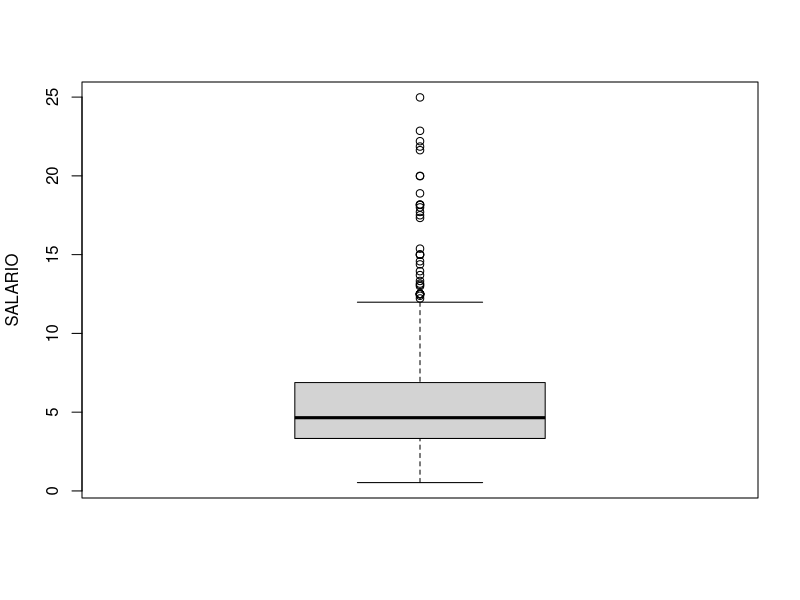
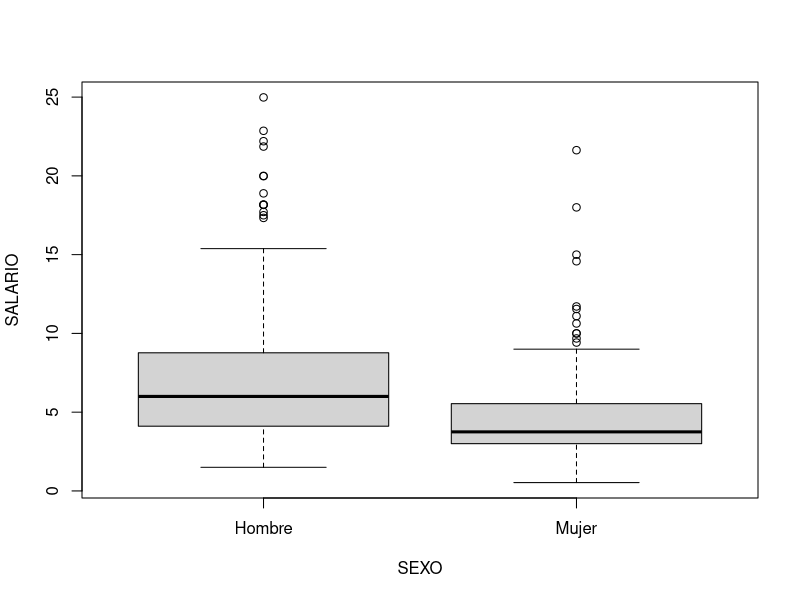

Recreate these plots in R, in order. (Note: this script raises an error after producing the figures.)
## ---- chunk 1
#| include: true
#| warning: false
#| message: false

# Lectura de librerías
library(tidyverse)
library(car)
# Lectura de datos
SAL_SEX <- read_csv("data/SAL_SEX.csv")
Boxplot(~SALARIO, data=SAL_SEX, main="", ylab="SALARIO", id=list(method = "none"))
class(SAL_SEX$MUJER)
SEXO <- factor(SAL_SEX$MUJER, labels=c("Hombre", "Mujer"))
summary(SEXO)
Boxplot(SALARIO~SEXO, data=SAL_SEX, ylab="SALARIO", id=list(method = "none"))
# Ecuación de salarios
summary(lm_SAL <- lm(log(SALARIO) ~ EDUC + EXPER , data = SAL_SEX))
# Gráficas parciales con diferenciación por sexo
scatterplot(log(SALARIO) ~ EDUC| SEXO, data=SAL_SEX, smooth=FALSE, boxplots=FALSE, ylab="Relación parcial log(Salario)/Educación")
scatterplot(log(SALARIO) ~ EXPER| SEXO, data=SAL_SEX, smooth=FALSE, boxplots=FALSE, ylab="Relación parcial log(Salario)/Experiencia")
# ¿Existe realmente diferenciación por sexos? (estadísticamente significativa)
summary(lm_SAL_h <- lm(log(SALARIO) ~ EDUC + EXPER , data = SAL_SEX[which(SAL_SEX$MUJER==0),]))
summary(lm_SAL_m <- lm(log(SALARIO) ~ EDUC + EXPER , data = SAL_SEX[which(SAL_SEX$MUJER==1),]))
compareCoefs(lm_SAL_h, lm_SAL_m)
# Test de Chow
summary(lm_SAL_int <- lm(log(SALARIO) ~ EDUC + EXPER + MUJER/(EDUC + EXPER), data = SAL_SEX))
anova(lm_SAL, lm_SAL_int)
# Regresión diferenciada por sexos
summary(lm_SAL_int <- lm(log(SALARIO) ~ (EDUC + EXPER)*MUJER, data = SAL_SEX))
## ---- chunk 2
#| include: true
#| warning: false
#| message: false

# Lectura de librerías
library(tidyverse)
library(car)
# Lectura de datos
EXP_ESP <- read_delim("data/EXP_ESP_Y.csv", delim = ";")
# División de la muestra preUE (1970-1985) y postUE (1986-1997)
Y1986 = match(as.Date("1986-01-01"), EXP_ESP$date)
Y1986
UE <- factor(c(rep(0, 16), rep(1, 12)), labels=c("preUE", "postUE"))
UE
class(UE)
EXP_ESP$D1986 <- as.numeric(UE)-1
EXP_ESP$D1986
class(EXP_ESP$D1986)
EXP_ESP_ts <- ts(EXP_ESP[,2:5], start=c(1970), end = c(1997), frequency = 1)
plot(EXP_ESP_ts)
# Ecuación de exportaciones (1970-1997)
lm_X_ESP <- lm(log(XGS) ~ log(WGDP) + log(REER), data = EXP_ESP_ts)
summary(lm_X_ESP)
# Gráficas parciales con diferenciación por período
scatterplot(log(XGS) ~ log(WGDP)| D1986, data=EXP_ESP_ts, smooth=FALSE, boxplots=FALSE, 
            ylab="Relación parcial Exportaciones/PIB mundial (logs)")
scatterplot(log(XGS) ~ log(REER)| D1986, data=EXP_ESP_ts, smooth=FALSE, boxplots=FALSE, 
            ylab="Relación parcial Exportaciones/Tipo de cambio (logs)")
# PreUE
preUE <- window(EXP_ESP_ts, start=1970, end = 1985)
lm_X_ESP_preUE <- lm(log(XGS) ~ log(WGDP) + log(REER) , data = preUE)
summary(lm_X_ESP_preUE)
# PostUE
postUE <- window(EXP_ESP_ts, start=1986, end = 1997)
lm_X_ESP_postUE <- lm(log(XGS) ~ log(WGDP) + log(REER) , data = postUE)
summary(lm_X_ESP_postUE)
# Comparación de parámetros
compareCoefs(lm_X_ESP_preUE,lm_X_ESP_postUE)
# ¿Existe diferenciación estadísticamente significativa por períodos?
# Test de Chow de cambio estructural
# Método 1 (ANOVA)
summary(lm_X_EXP_int <- lm(log(XGS) ~ log(WGDP) + log(REER) + D1986/(log(WGDP) + log(REER)), data = EXP_ESP_ts))
anova(lm_X_ESP, lm_X_EXP_int)
# Método 2 (librería structchange)
library(strucchange)
sctest(log(XGS) ~ log(WGDP) + log(REER), data=EXP_ESP_ts, type = "Chow", point = Y1986-1)
# Contrastes tipo Chow basados en estimaciones recursivas
sbtest <- Fstats(log(XGS) ~ log(WGDP) + log(REER), data = EXP_ESP_ts, from = 0.15, to = 0.85)
sbtest[["Fstats"]]
# Gráfica de los estadísticos F 
plot(sbtest, alpha = 0.05)
# Test de Chow (1960) [versión Chi2]
Chow_F <- sbtest$Fstats[Y1986-4] # Punto de ruptura: 17 - 4 (15% suprimidos a la izquierda)
Chow_F # Se puede comprobar que Chow_F/K=CHOW
# Chow_F tiene una distribución asintótica Chi^2 mientras que
# Chow_F/K tiene una distribución exacta F_K,T-2*K
pval <-  1-pchisq(Chow_F,sbtest$nreg) 
pval
# Contrastes de Andrews (1993) y Andrews y Ploberger (1994) [punto de ruptura desconocido]
sctest(sbtest, type = "supF")
sctest(sbtest, type = "aveF")
sctest(sbtest, type = "expF")
# Test CUSUM (Brown, Durbin y Evans, 1975)
plot(efp(log(XGS) ~ log(WGDP) + log(REER), data = EXP_ESP_ts))
# Regresión diferenciada por tramos
summary(lm(log(XGS) ~ (log(WGDP) + log(REER))*D1986, data=EXP_ESP_ts))
